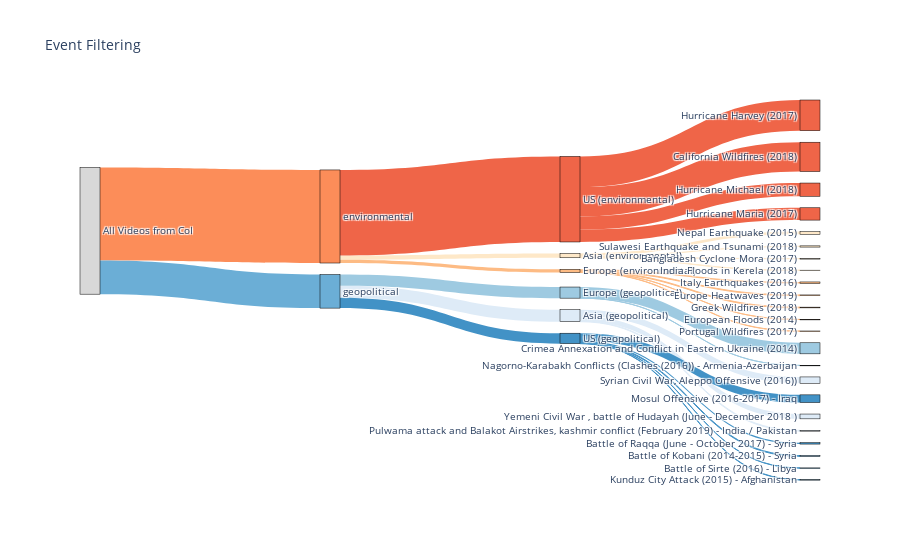

The code cell stored with this chart in its notebook:
### Markdown cell above
### 2.2 Visualize the event filtering process

### Code cell
df = pd.read_csv(path_event_yt_metadata)
filtering_visualization.sankey_plot_events(df, show=True, save_path="event_filtering_sankey.html")

### Figure 1 — Plotly figure (JSON) as saved in the notebook; plotly's stock layout.template omitted (floating-point values rounded to 4 significant figures)
{"data": [{"link": {"color": ["rgb(252,141,89)", "rgb(107,174,214)", "rgb(254,232,200)", "rgb(253,187,132)", "rgb(239,101,72)", "rgb(222,235,247)", "rgb(158,202,225)", "rgb(66,146,198)", "rgb(254,232,200)", "rgb(254,232,200)", "rgb(254,232,200)", "rgb(254,232,200)", "rgb(253,187,132)", "rgb(253,187,132)", "rgb(253,187,132)", "rgb(253,187,132)", "rgb(253,187,132)", "rgb(239,101,72)", "rgb(239,101,72)", "rgb(239,101,72)", "rgb(239,101,72)", "rgb(222,235,247)", "rgb(222,235,247)", "rgb(222,235,247)", "rgb(158,202,225)", "rgb(158,202,225)", "rgb(66,146,198)", "rgb(66,146,198)", "rgb(66,146,198)", "rgb(66,146,198)", "rgb(66,146,198)"], "source": [0, 0, 1, 1, 1, 2, 2, 2, 3, 3, 3, 3, 4, 4, 4, 4, 4, 5, 5, 5, 5, 6, 6, 6, 7, 7, 8, 8, 8, 8, 8], "target": [1, 2, 3, 4, 5, 6, 7, 8, 9, 10, 11, 12, 13, 14, 15, 16, 17, 18, 19, 20, 21, 22, 23, 24, 25, 26, 27, 28, 29, 30, 31], "value": [8128, 2933, 373, 284, 7471, 1049, 972, 912, 5, 22, 238, 108, 60, 7, 64, 129, 24, 2559, 2681, 1077, 1154, 71, 559, 419, 966, 6, 68, 122, 21, 31, 670]}, "node": {"color": ["rgba(200,200,200,0.7)", "rgb(252,141,89)", "rgb(107,174,214)", "rgb(254,232,200)", "rgb(253,187,132)", "rgb(239,101,72)", "rgb(222,235,247)", "rgb(158,202,225)", "rgb(66,146,198)", "rgb(254,232,200)", "rgb(254,232,200)", "rgb(254,232,200)", "rgb(254,232,200)", "rgb(253,187,132)", "rgb(253,187,132)", "rgb(253,187,132)", "rgb(253,187,132)", "rgb(253,187,132)", "rgb(239,101,72)", "rgb(239,101,72)", "rgb(239,101,72)", "rgb(239,101,72)", "rgb(222,235,247)", "rgb(222,235,247)", "rgb(222,235,247)", "rgb(158,202,225)", "rgb(158,202,225)", "rgb(66,146,198)", "rgb(66,146,198)", "rgb(66,146,198)", "rgb(66,146,198)", "rgb(66,146,198)"], "label": ["All Videos from CoI", "environmental", "geopolitical", "Asia (environmental)", "Europe (environmental)", "US (environmental)", "Asia (geopolitical)", "Europe (geopolitical)", "US (geopolitical)", "Bangladesh Cyclone Mora (2017)", "India Floods in Kerela (2018)", "Nepal Earthquake (2015)", "Sulawesi Earthquake and Tsunami (2018)", "Europe Heatwaves (2019)", "European Floods (2014)", "Greek Wildfires (2018)", "Italy Earthquakes (2016)", "Portugal Wildfires (2017)", "California Wildfires (2018)", "Hurricane Harvey (2017)", "Hurricane Maria (2017)", "Hurricane Michael (2018)", "Pulwama attack and Balakot Airstrikes, kashmir conflict (February 2019) - India / Pakistan", "Syrian Civil War, Aleppo Offensive (2016))", "Yemeni Civil War , battle of Hudayah (June - December 2018 )", "Crimea Annexation and Conflict in Eastern Ukraine (2014)", "Nagorno-Karabakh Conflicts (Clashes (2016)) - Armenia-Azerbaijan", "Battle of Kobani (2014-2015) - Syria", "Battle of Raqqa (June - October 2017) - Syria", "Battle of Sirte (2016) - Libya", "Kunduz City Attack (2015) - Afghanistan", "Mosul Offensive (2016-2017) - Iraq"], "line": {"color": "black", "width": 0.5}, "pad": 15, "thickness": 20}, "type": "sankey"}], "layout": {"font": {"size": 10}, "title": {"text": "Event Filtering"}}}
